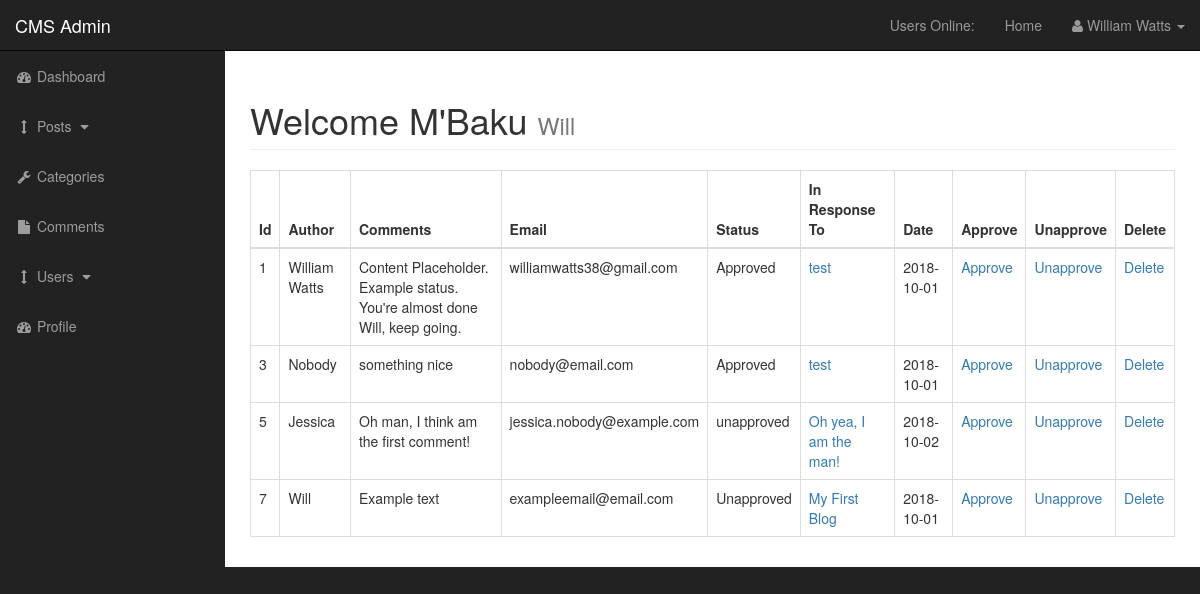
Page /admin/comments.php on the committed database.
### tables this page shows
CREATE TABLE `comments` (
  `comment_id` int(3) NOT NULL,
  `comment_post_id` int(3) NOT NULL,
  `comment_author` varchar(255) NOT NULL,
  `comment_email` varchar(255) NOT NULL,
  `comment_content` text NOT NULL,
  `comment_status` varchar(255) NOT NULL,
  `comment_date` date NOT NULL
);

CREATE TABLE `posts` (
  `post_id` int(3) NOT NULL,
  `post_category_id` int(3) NOT NULL,
  `post_title` varchar(255) NOT NULL,
  `post_author` varchar(255) NOT NULL,
  `post_user` varchar(255) NOT NULL,
  `post_date` date NOT NULL,
  `post_image` text NOT NULL,
  `post_content` text NOT NULL,
  `post_tags` varchar(255) NOT NULL,
  `post_comment_count` int(11) NOT NULL,
  `post_status` varchar(255) NOT NULL DEFAULT 'Pending',
  `post_views_count` int(11) NOT NULL
);

### admin/includes/view_all_comments.php (the view, shortened to what this page needs)
<table class="table table-bordered table-hover">
    <thead>
        <tr>
    <th>Id</th>
    <th>Author</th>
    <th>Comments</th>
    <th>Email</th>
    <th>Status</th>
    <th>In Response To</th>
    <th>Date</th>
    <th>Approve</th>
    <th>Unapprove</th>
    <th>Delete</th>
        </tr>
    </thead>
    <tbody>
<?php
    $query = "SELECT * FROM comments";
    $select_comments = mysqli_query($connection,$query);
    while($row = mysqli_fetch_assoc($select_comments)) {
    $comment_id          = $row['comment_id'];
    $comment_post_id     = $row['comment_post_id'];
    $comment_author      = $row['comment_author'];
    $comment_content     = $row['comment_content'];
    $comment_email       = $row['comment_email'];
    $comment_status      = $row['comment_status'];
    $comment_date        = $row['comment_date'];
    echo "<tr>";
    echo "<td>$comment_id</td>";
    echo "<td>$comment_author</td>";
    echo "<td>$comment_content</td>";
    echo "<td>$comment_email</td>";
    echo "<td>$comment_status</td>";
 $query = "SELECT * FROM posts WHERE post_id = $comment_post_id ";
    $select_post_id_query = mysqli_query($connection,$query);
    while($row = mysqli_fetch_assoc($select_post_id_query)){
    $post_id = $row['post_id'];
    $post_title = $row['post_title'];
echo "<td><a href='../post.php?p_id=$post_id'>$post_title</a></td>";
    }
echo "<td>$comment_date</td>";
echo "<td><a href='comments.php?approve=$comment_id'>Approve</a></td>";
echo "<td><a href='comments.php?unapprove=$comment_id'>Unapprove</a></td>";
echo "<td><a href='comments.php?delete=$comment_id'>Delete</a></td>";
    }
?>
    </tbody>
</table>

### admin/css/sb-admin.css (style rules this page uses)
body { margin-top: 100px; background-color: #222; }
@media (min-width:768px) { body { margin-top: 50px; } }

### rows in the picture
comments: comment_id "1", comment_author "William Watts", comment_content "Content Placeholder. Example status. You're almost done Will, keep going.", comment_email "williamwatts38@gmail.com", comment_status "Approved", comment_date "2018-10-01"
posts: post_title "test"
comments: comment_id "3", comment_author "Nobody", comment_content "something nice", comment_email "nobody@email.com", comment_status "Approved", comment_date "2018-10-01"
comments: comment_id "5", comment_author "Jessica", comment_content "Oh man, I think am the first comment!", comment_email "jessica.nobody@example.com", comment_status "unapproved", comment_date "2018-10-02"
posts: post_title "Oh yea, I am the man!"
comments: comment_id "7", comment_author "Will", comment_content "Example text", comment_email "exampleemail@email.com", comment_status "Unapproved", comment_date "2018-10-01"
posts: post_title "My First Blog"
